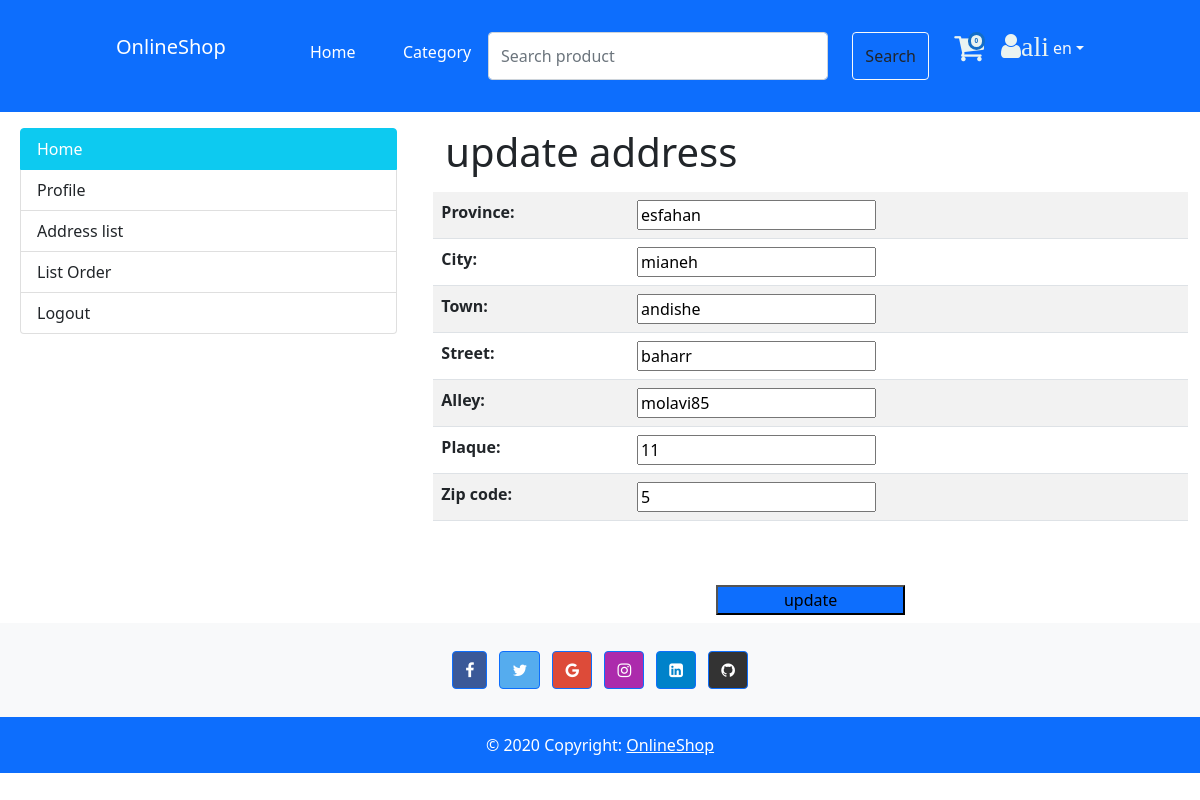
The page /en/customer/Address_update/2 (signed in) on the database its author committed.
### core/models.py (models this page shows)
class User(AbstractUser):
    phone = models.CharField(max_length=20, null=True, blank=True, unique=True)
    USERNAME_FIELD = 'phone'
    objects = MyUserManager()

### customer/models.py (models this page shows, shortened)
class Address(BaseModel):
    province = models.CharField(max_length=20, null=False)
    city = models.CharField(max_length=20, null=False)
    town = models.CharField(max_length=20, null=False)
    street = models.CharField(max_length=20, null=False)
    alley = models.CharField(max_length=20, null=False)
    Plaque = models.IntegerField(unique=True, null=False)
    zip_code = models.IntegerField(unique=True, null=False)
    customer = models.ForeignKey('Customer', on_delete=models.RESTRICT,null=True,blank=True)
    class Meta:
        verbose_name = _('Address')
        verbose_name_plural = _('Addresses')

### customer/views.py (the view)
# urls.py: path('Address_update/<int:pk>', AddressUpdateView.as_view(), name='Address_update'),
class AddressUpdateView(UpdateView):
    model = Address
    fields = ['province', 'city', 'town', 'street', 'alley', 'Plaque', 'zip_code']
    template_name = 'landing/customer/Address_update.html'
    success_url = reverse_lazy('customer:Address_list')

### core/manager.py (called while the page is built)
    def get_queryset(self):
        return super().get_queryset().filter(is_deleted=False)

### templates/landing/customer/Address_update.html (shortened to what this page needs)
{% extends "landing/public/profile.html" %}
{% load i18n %}
{% block profile %}
        <div class="container mt-10 justify-content-center">
        <h1 class="mr-30"> update address</h1>
        <form action="" method="post">
            <div class="row mt-3 justify-content-center">
                <table class="table table-striped">
                    {{ form.as_table }}
                </table>
                <input class="bg-primary w-25 h-50 mt-5 mb-2" type="submit" value="update">
            </div>
        </form>
    </div>
{% endblock %}

### templates/landing/base/_base.html (shortened to what this page needs)
{% load static %}
{% load i18n %}
<!doctype html>
{% get_current_language as CUREENT_LANG %}
<html lang="{{ CUREENT_LANG }}" dir="{% if CUREENT_LANG == 'fa' %}rtl{% else %}ltr{% endif %}">
<head>
    <link href="https://cdn.jsdelivr.net/npm/bootstrap@5.1.3/dist/css/bootstrap.min.css" rel="stylesheet">
    <link rel="stylesheet" href="https://cdnjs.cloudflare.com/ajax/libs/font-awesome/4.7.0/css/font-awesome.min.css">
    <link rel="stylesheet" media="screen and (max-width: 988px)" href="{% static "landing/css/base_display988.css" %}">
</head>
<body>
<nav class="navbar navbar-expand-lg navbar-dark bg-primary">
    <div class="container-fluid">
        <div class="collapse navbar-collapse row m-4" id="navbarTogglerDemo01">
            <div class="navbar-nav me-auto ms-2 d-flex justify-content-center">
                <div class="col-2">
                    <a class="navbar-brand" href="#">{% trans 'OnlineShop' %}</a>
                </div>
                <div class="col-1 nav-item">
                    <a class="nav-link active" id="home" aria-current="page"
                       href="{% url 'landing:Home' %}">{% trans 'Home' %}</a>
                </div>
                <div class="col-1 nav-item ">
                    <a class="nav-link active"
                       href="{% url 'product:category_product' 8 %}?page=1">{% trans 'Category' %}</a>
                </div>
                <form class=" col-5 col-md-5 d-flex pe-4 display">
                    <input class="form-control me-4" type="search" placeholder="{% trans 'Search product' %}"
                           aria-label="Search">
                    <button class="btn btn-outline-light text-dark" type="submit">{% trans 'Search' %}</button>
                </form>
                <span class="fa-stack fa-1x  bg-primary display" data-count="{% if not request.COOKIES.count %} 0 {% else %}{{ request.COOKIES.count }}{% endif %}">
                        <a href="{% if request.session.uid %}{% url 'order:card_list_order' %}{% else %}{% url 'order:card_list' %}{% endif %}"><i class="fa fa-shopping-cart fa-stack-2x color-cart "></i></a>
                </span>
                <span class="ps-3 display">
                        <a href=" {% if request.session.uid %}
                            {% url 'landing:profile' %}
                        {% else %}
                            {% url 'landing:login' %}
                        {% endif %}"><i class="fa fa-user color-cart"
                                        style="font-size:28px">{{ user.first_name }}</i></a>
                </span>
                {% get_current_language as LANGUAGE_CODE %}
                {% get_available_languages as LANGUAGES %}
                {% get_language_info_list for LANGUAGES as languages %}
                <div class="dropdown m-1 display">
                    <p type="button" class=" dropdown-toggle text-light" data-bs-toggle="dropdown">
                        {{ CUREENT_LANG }}</p>
                </div>
            </div>
        </div>
    </div>
</nav>
{% block content %}{% endblock %}
<footer class="bg-light text-center text-white">
    <div class="container p-4 pb-0">
        <section class="mb-4">
            <a
                    class="btn btn-primary btn-floating m-1"
                    style="background-color: #3b5998;"
                    href="#!"
                    role="button"
            ><i class="fa fa-facebook-f"></i
            ></a>
            <a
                    class="btn btn-primary btn-floating m-1"
                    style="background-color: #55acee;"
                    href="#!"
                    role="button"
            ><i class="fa fa-twitter"></i
            ></a>
            <a
                    class="btn btn-primary btn-floating m-1"
                    style="background-color: #dd4b39;"
                    href="#!"
                    role="button"
            ><i class="fa fa-google"></i
            ></a>
            <a
                    class="btn btn-primary btn-floating m-1"
                    style="background-color: #ac2bac;"
                    href="#!"
                    role="button"
            ><i class="fa fa-instagram"></i
            ></a>
            <a
                    class="btn btn-primary btn-floating m-1"
                    style="background-color: #0082ca;"
                    href="#!"
                    role="button"
            ><i class="fa fa-linkedin-square"></i
            ></a>
            <a
                    class="btn btn-primary btn-floating m-1"
                    style="background-color: #333333;"
                    href="#!"
                    role="button"
            ><i class="fa fa-github"></i
            ></a>
        </section>
    </div>
    <div class="text-center p-3 bg-primary">
        {% trans '© 2020 Copyright:' %}
        <a class="text-white" href=""> {% trans 'OnlineShop' %}</a>
    </div>
</footer>
</body>
</html>

### static/landing/css/base_display988.css (style rules this page uses)
.display { display: none!important; }

### templates/landing/base/_base.html (style rules this page uses)
.fa-stack[data-count]:after { position: absolute; right: 0%; top: 0%; content: attr(data-count); font-size: 40%; padding: .6em; border-radius: 999px; line-height: .75em; color: #136dc7; text-align: center; min-width: 0.5em; font-weight: bold; background: #e9f3f1; border-style: solid; }
.color-cart { color: #e9f3f1; }

### rows shown on the page
User: first_name "ali"
Address: province "esfahan", city "mianeh", town "andishe", street "baharr", alley "molavi85", Plaque "11", zip_code "5"

### other values the page prints
{{ CUREENT_LANG }} "en"
